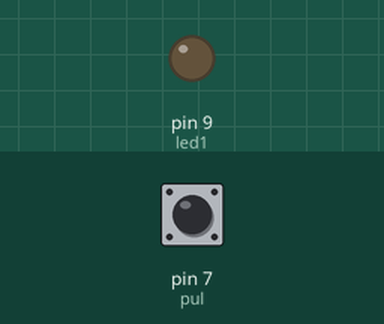
The sketch below on a simulated Arduino Uno, built with avr-gcc and run on an emulated ATmega328P. On the bench: output pins drawn as LEDs (lit = HIGH). Dashed ring = blinking. The inputs (shaded band) are chosen by the test bench; at power-on: pin 7 (pul) LOW.

Above: at 1.2 s.
1.3 s: pin 7 (pul) pulsed HIGH 5 times (0.12 s each, 0.3 s apart)
At 1.57 s:
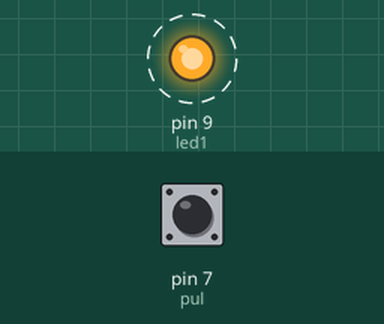
At 3.3 s:
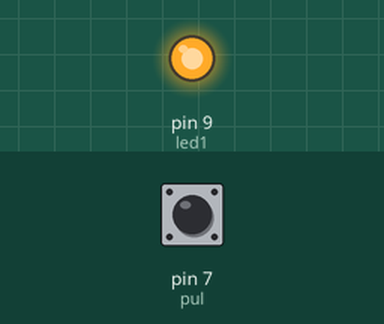
Timing chart, 0 to 4.8 s (numbered marks = the images above; inputs shaded):
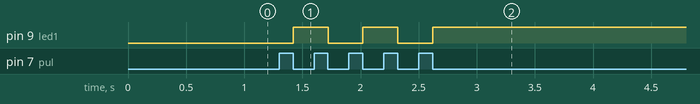

Measured:
- after the input at 1.3 s, pin 9 (led1): alternates HIGH for 0.30 s and LOW for 0.30 s, 5 changes in all, then stays HIGH, starting after 0.12 s

The sketch:

led_pulsador_encendido_apagado.ino
```cpp
const int pul = 7;
const int led1 = 9;

int estado = 0;
boolean brillo = false;


void setup() {
  pinMode(pul, INPUT);
  pinMode(led1, OUTPUT);
}

void loop() {
  estado = digitalRead(pul);
    if (estado == HIGH) {
      while (digitalRead(pul) == HIGH) {
        delay(5);
      }
      brillo = !brillo;
      digitalWrite(led1, brillo);
    }
    delay(50);
}
```
